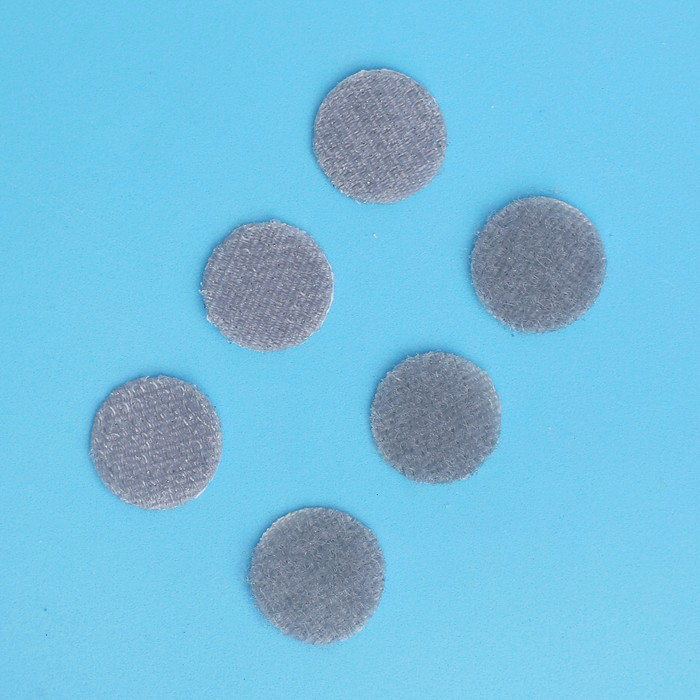
#> input picture image_samples/test.png, 700 x 700 px
$ python -i detecting_circles.py   (imports and definitions only)   (older library calls are emulated)
#> lines starting #> are read from the running program, lines starting #| are printed output that depends on the picture; after the words box and inside, x2 and y2 are one past the last pixel; in counts of white or black regions, pixels touching at a corner belong together
import cv2
import numpy as np
import tkinter.messagebox as mb


def nms_indices(boxes, overlap_thresh=0.4):
    if len(boxes) == 0:
        return []
    x1 = boxes[:, 0]
    y1 = boxes[:, 1]
    x2 = boxes[:, 2]
    y2 = boxes[:, 3]
    areas = (x2 - x1 + 1) * (y2 - y1 + 1)
    indices = np.arange(len(x1))
    for i, box in enumerate(boxes):
        temp_indices = indices[indices != i]
        xx1 = np.maximum(box[0], boxes[temp_indices, 0])
        yy1 = np.maximum(box[1], boxes[temp_indices, 1])
        xx2 = np.minimum(box[2], boxes[temp_indices, 2])
        yy2 = np.minimum(box[3], boxes[temp_indices, 3])
        w = np.maximum(0, xx2 - xx1 + 1)
        h = np.maximum(0, yy2 - yy1 + 1)

        overlap = (w * h) / areas[temp_indices]
        if np.any(overlap) > overlap_thresh:
            indices = indices[indices != i]
    return indices


def nms(og_borders, stretch_factor=2):
    # og_boundings = list of (x, y, w, h) - rectangle boxes
    # returns filtered list
    borders = list()
    for x, y, w, h in og_borders:
        borders.append((x - w * (stretch_factor - 1) / 2,
                        y - h * (stretch_factor - 1) / 2,
                        x + w * (1 + (stretch_factor - 1) / 2),
                        y + h * (1 + (stretch_factor - 1) / 2)))
    borders = np.array(borders).astype(int)
    og_borders = np.array(og_borders)[nms_indices(borders)].astype(int)
    return og_borders


def find_circles_with_radius_distance(path, radius=0, original_center=None):
#> called with path = 'image_samples/test.png', radius = 0
    im = cv2.imread(path)
#> im is the input picture: shape (700, 700, 3); mean B, G, R 224, 191.8, 117.5

    if im is None:
        mb.showwarning("Warning", "Original image was removed")
        return

    # im = cv2.GaussianBlur(im, (3, 3), 0)
    # im = cv2.medianBlur(im, 7)
    # im = cv2.blur(im, (3, 3))

    hsv = cv2.cvtColor(im, cv2.COLOR_BGR2HSV)
#> hsv: shape (700, 700, 3); mean H, S, V 100.3, 117.6, 224
    th, bw = cv2.threshold(hsv[:, :, 2], 0, 255,
                           cv2.THRESH_BINARY | cv2.THRESH_OTSU)
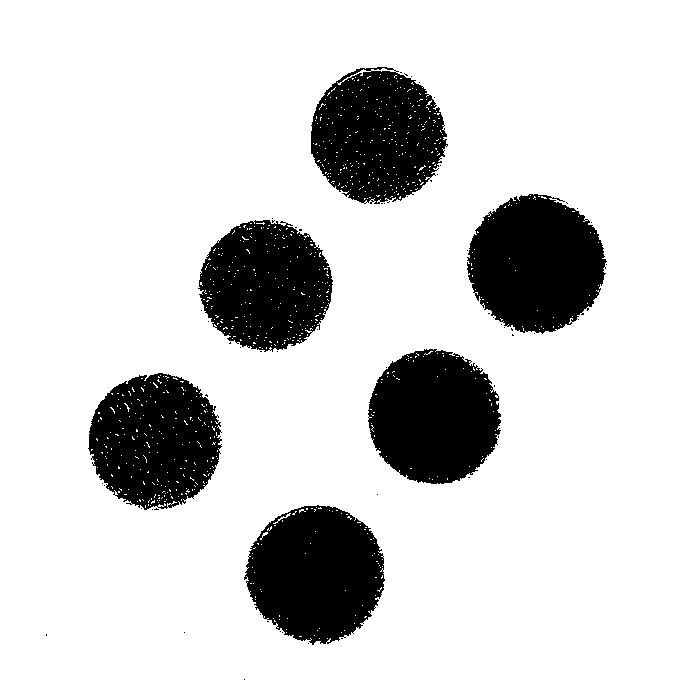
#> bw: shape (700, 700); 83.1% white; 64 black regions (58 under 20 px), largest, box (x1, y1, x2, y2) and area: (467, 194, 607, 334) 14519, (244, 505, 385, 645) 14486, (368, 349, 501, 484) 13780, (311, 67, 448, 204) 13613, (88, 373, 222, 510) 13391, (198, 220, 333, 352) 12966
#> th = 198

    laplacian_filtered = cv2.Laplacian(bw, cv2.CV_8UC1)
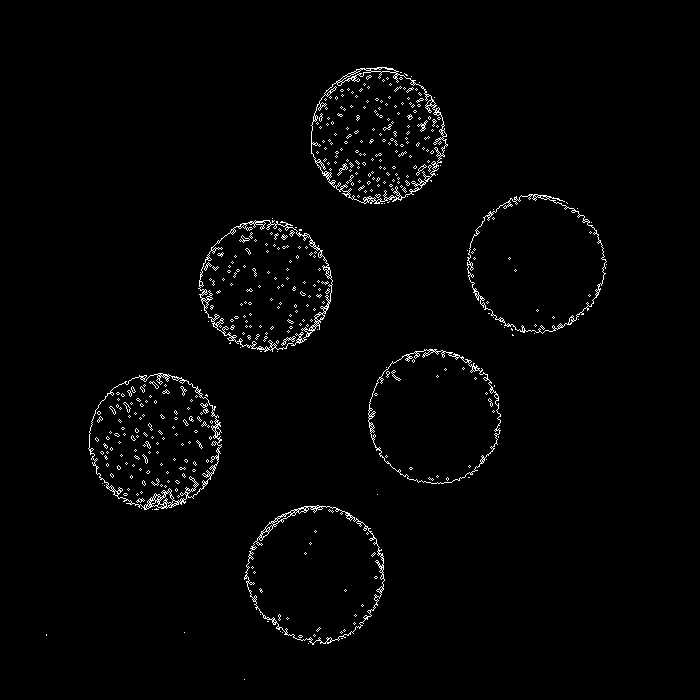
#> laplacian_filtered: shape (700, 700); 1.7% white in thin lines or dots, all inside (x1, y1, x2, y2) = (46, 67, 607, 680)
    if (cv2.Laplacian(bw, cv2.CV_8UC1).var() - cv2.Laplacian(
            bw - laplacian_filtered, cv2.CV_8UC1).var() > 45):
        bw = bw - cv2.Laplacian(bw, cv2.CV_8UC1)

    kernel = cv2.getStructuringElement(cv2.MORPH_ELLIPSE, (3, 3))
    morph = cv2.morphologyEx(bw, cv2.MORPH_CLOSE, kernel)
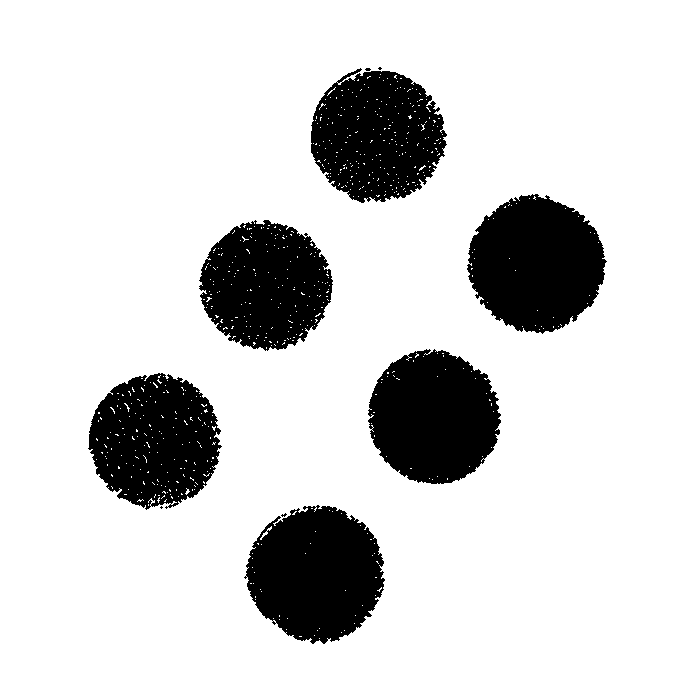
#> morph: shape (700, 700); 83.4% white; 10 black regions (4 under 20 px), largest, box (x1, y1, x2, y2) and area: (467, 194, 607, 334) 14339, (244, 505, 385, 644) 14270, (368, 349, 501, 484) 13630, (311, 68, 447, 203) 13316, (88, 373, 222, 510) 13156, (199, 220, 333, 351) 12714
    dist = cv2.distanceTransform(morph, cv2.DIST_L2, cv2.DIST_MASK_PRECISE)
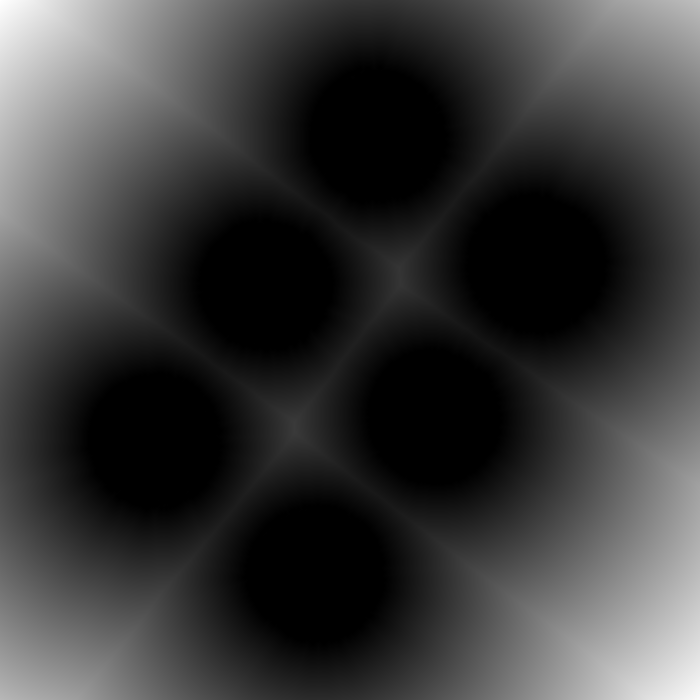
#> dist: shape (700, 700) float32; min 0, max 325, mean 74; drawn with min black and max white
    borderSize = int(radius * 1.1) if radius != 0 else 30
    distborder = cv2.copyMakeBorder(dist, borderSize, borderSize,
                                    borderSize, borderSize,
                                    cv2.BORDER_CONSTANT | cv2.BORDER_ISOLATED,
                                    0)
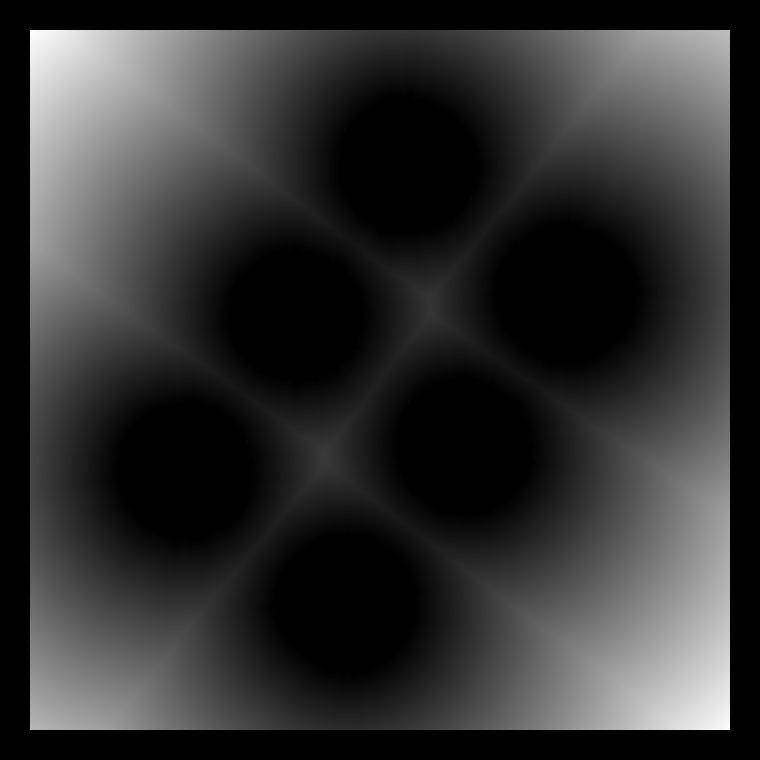
#> distborder: shape (760, 760) float32; min 0, max 325, mean 62.8; drawn with min black and max white
    gap = int(radius * 0.9) if radius != 0 else 10
    kernel2 = cv2.getStructuringElement(cv2.MORPH_ELLIPSE, (
        2 * (borderSize - gap) + 1, 2 * (borderSize - gap) + 1))
    kernel2 = cv2.copyMakeBorder(kernel2, gap, gap, gap, gap,
                                 cv2.BORDER_CONSTANT | cv2.BORDER_ISOLATED,
                                 0)
    distTempl = cv2.distanceTransform(kernel2, cv2.DIST_L2,
                                      cv2.DIST_MASK_PRECISE)
    nxcor = cv2.matchTemplate(distborder, distTempl, cv2.TM_CCOEFF_NORMED)
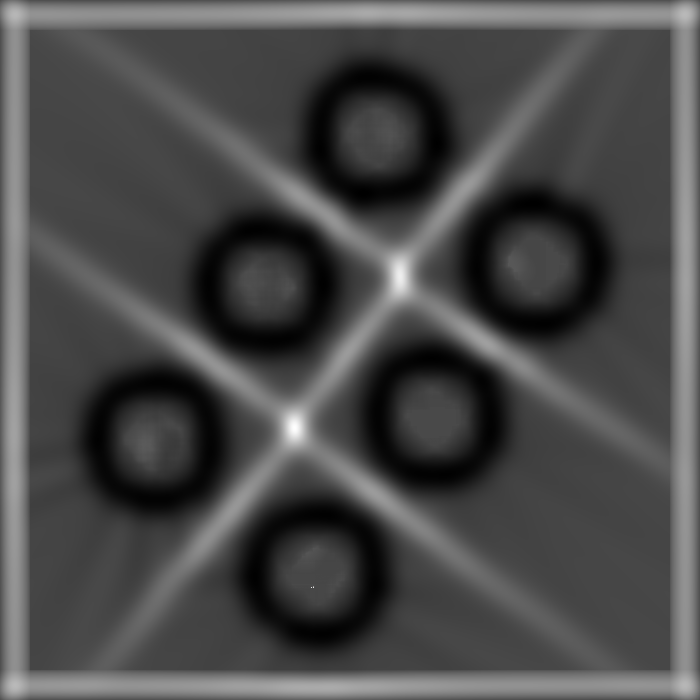
#> nxcor: shape (700, 700) float32; min -0.325, max 0.797, mean 0.00265; drawn with min black and max white
    mn, mx, _, _ = cv2.minMaxLoc(nxcor)
#> mn = -0.325; mx = 0.797
    th, peaks = cv2.threshold(nxcor, mx * 0.5, 255, cv2.THRESH_BINARY)
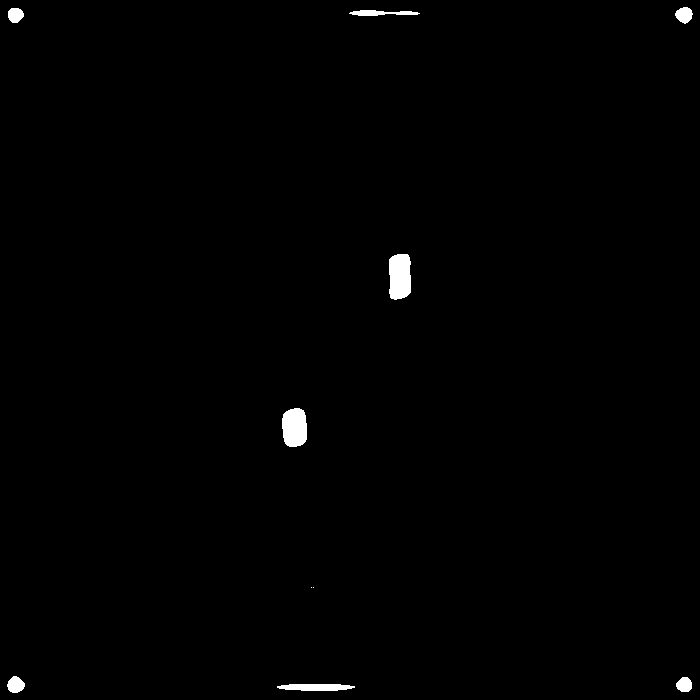
#> peaks: shape (700, 700) float32; 0.67% white; 10 white regions (2 under 20 px), largest, box (x1, y1, x2, y2) and area: (389, 254, 411, 300) 908, (282, 408, 307, 447) 838, (277, 684, 355, 691) 449
#> th = 0.399
    peaks8u = cv2.convertScaleAbs(peaks)
#> peaks8u: shape (700, 700); 0.67% white; 10 white regions (2 under 20 px)
    contours, hierarchy = cv2.findContours(peaks8u, cv2.RETR_CCOMP,
                                           cv2.CHAIN_APPROX_SIMPLE)
#> contours = 10 contours, 2 with area under 20; largest, box (x1, y1, x2, y2) and area: (389, 254, 411, 300) 850, (282, 408, 307, 447) 787, (277, 684, 355, 691) 370, (349, 10, 420, 16) 202, (7, 676, 25, 693) 199, (675, 7, 693, 24) 192, (8, 8, 24, 23) 168, (676, 677, 692, 692) 168
    peaks8u = cv2.convertScaleAbs(peaks)

    circles = list()
    borders = list()
    for i in range(len(contours)):
        x, y, w, h = cv2.boundingRect(contours[i])
        borders.append((x, y, w, h))
#> this loop made 10 passes
#> (x, y, w, h) on passes 1 to 10: (277, 684, 78, 7), (676, 677, 16, 15), (7, 676, 18, 17), (313, 587, 1, 1), (311, 587, 1, 1), (282, 408, 25, 39), (389, 254, 22, 46), (349, 10, 71, 6), (8, 8, 16, 15), (675, 7, 18, 17)
#> after the loop, borders = [(277, 684, 78, 7), (676, 677, 16, 15), (7, 676, 18, 17), (313, 587, 1, 1), (311, 587, 1, 1), (282, 408, 25, 39), (389, 254, 22, 46), (349, 10, 71, 6), (8, 8, 16, 15), (675, 7, 18, 17)]

    if radius != 0:
        borders.append((*original_center, radius, radius))
        nms(borders)

    for x, y, w, h in nms(borders):
#> in nms_indices, `x1 = boxes[:, 0]`: x1 = [238, 668, -2, 312, 310, 269, 378, 313, 0, 666]
#> in nms_indices, `y1 = boxes[:, 1]`: y1 = [680, 669, 667, 586, 586, 388, 231, 7, 0, -1]
#> in nms_indices, `x2 = boxes[:, 2]`: x2 = [394, 700, 34, 314, 312, 319, 422, 455, 32, 702]
#> in nms_indices, `y2 = boxes[:, 3]`: y2 = [694, 699, 701, 588, 588, 466, 323, 19, 30, 32]
#> in nms_indices, `areas = (x2 - x1 + 1) * (y2 - y1 + 1)`: areas = [2355, 1023, 1295, 9, 9, 4029, 4185, 1859, 1023, 1258]
#> in nms_indices, `indices = np.arange(len(x1))`: indices = [0, 1, 2, 3, 4, 5, 6, 7, 8, 9]
        _, mx, _, mxloc = cv2.minMaxLoc(dist[y:y + h, x:x + w],
                                        peaks8u[y:y + h, x:x + w])
        circle_radius = mx

        if not (0.85 * radius <= circle_radius <= 1.15 * radius) \
                and radius != 0:
            continue

        if radius == 0 and circle_radius <= 12:
            continue

        circles.append((mxloc[0] + x, mxloc[1] + y, circle_radius))
#> this loop made 9 passes
#> after the loop, circles = [(279, 688, 52.2), (688, 691, 306.9), (10, 691, 221.7), (294, 425, 74.11), (400, 282, 68.01), (417, 12, 63.91), (11, 8, 311.8), (689, 8, 231.2)]

    return circles


# [140 lines left out: functions find_circles_with_radius_filter2d, find_circles_with_radius_hough, not called in this run]

>>> result = find_circles_with_radius_distance('image_samples/test.png')
#> result has the same summary as circles in find_circles_with_radius_distance
